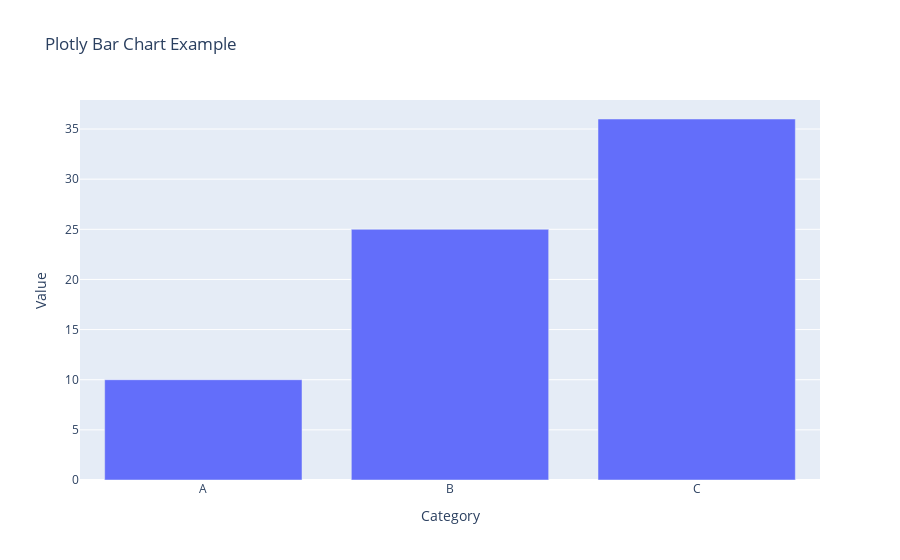

The notebook cell saved with this chart:
### Markdown cell above
# Bar Charts

| Library | Interactivity | Style | Use Case |
|---------|---------------|-------|----------|
| Matplotlib | Static | Classic | Precise control, basic charts |
| Plotly | Interactive | Modern | Hover Effects, zoom, tooltips |
| Seaborn | Static | Stylish | Statistical plots built on Matplotlib |

### Code cell
import pandas as pd
import matplotlib.pyplot as plt
import seaborn as sns
import plotly.express as px

# Simple sample data
data = pd.DataFrame({
    'Category': ['A', 'B', 'C'],
    'Value': [10, 25, 36]
})

# Matplotlib
plt.bar(data['Category'], data['Value'], color='skyblue')
plt.title('Matplotlib Bar Chart Example')
plt.xlabel('Category')
plt.ylabel('Value')
plt.grid(axis='y', linestyle='--', alpha=0.5)
plt.show()

# Seaborn
sns.barplot(x='Category', y='Value', data=data, palette='viridis')
plt.title('Seaborn Bar Chart Example')
plt.grid(axis='y', linestyle='--', alpha=0.7)
plt.show()

# Plotly
fig = px.bar(data, x='Category', y='Value', title="Plotly Bar Chart Example")
fig.show()

### Figure 1 — Plotly figure (JSON) as saved in the notebook; plotly's stock layout.template omitted (floating-point values rounded to 4 significant figures)
{"data": [{"hovertemplate": "Category=%{x}<br>Value=%{y}<extra></extra>", "legendgroup": "", "marker": {"color": "#636efa", "pattern": {"shape": ""}}, "name": "", "orientation": "v", "showlegend": false, "textposition": "auto", "type": "bar", "x": ["A", "B", "C"], "xaxis": "x", "y": [10, 25, 36], "yaxis": "y"}], "layout": {"barmode": "relative", "legend": {"tracegroupgap": 0}, "title": {"text": "Plotly Bar Chart Example"}, "xaxis": {"anchor": "y", "domain": [0, 1], "title": {"text": "Category"}}, "yaxis": {"anchor": "x", "domain": [0, 1], "title": {"text": "Value"}}}}
